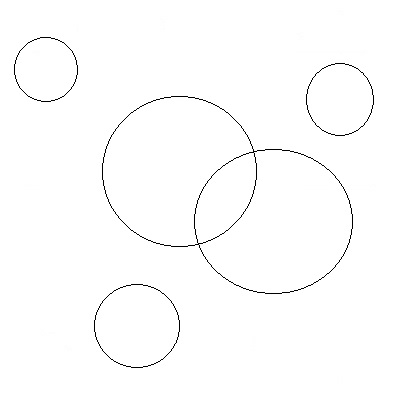
//> input picture TEST_24/circle.jpg, 400 x 400 px
$ ./main   (built with g++ and OpenCV 4)
//> lines starting //> are read from the running program, lines starting //| are printed output that depends on the picture
#include<opencv2/opencv.hpp>
#include<opencv2/highgui.hpp>
#include <iostream>

using namespace cv;
using namespace std;

Mat src,Gauss,dst,gray,cann,img;

vector<Vec3f> circles;

int main()
{
	src=imread("circle.jpg",IMREAD_UNCHANGED);
//> src is the input picture: 400 rows x 400 cols, CV_8UC3; min 0, max 255, mean 252.6
	imshow("src",src);

	cvtColor(src,dst,COLOR_BGR2GRAY);

	GaussianBlur(dst,Gauss,Size(3,3),0);
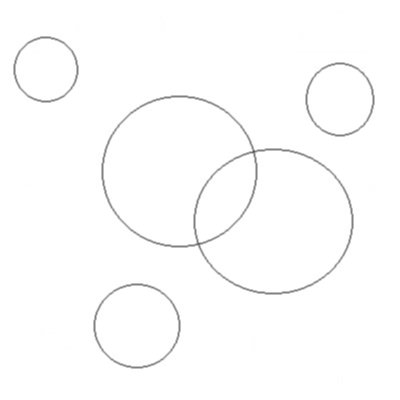
//> Gauss: 400 rows x 400 cols, CV_8UC1; min 80, max 255, mean 252.6

	imshow("cann",Gauss);

	HoughCircles(Gauss,circles,HOUGH_GRADIENT,1,30,100,30,30,100);
//> circles = 5 circles (x, y, radius): [181.5, 170.5, 75.4], [273.5, 216.5, 78], [136.5, 325.5, 43.6], [45.5, 68.5, 32.4], [341.5, 98.5, 34.4]

	cout<<circles.size()<<endl;
//| 5

	for(size_t i=0;i<circles.size();i++)
	{
		Vec3f num = circles[i];
		circle(dst,Point(num[0],num[1]),num[2],Scalar(0,0,255),3,LINE_AA);
		//cout<<num[0]<<","<<num[1]<<","<<num[2]<<endl;
	}
//> this loop made 5 passes
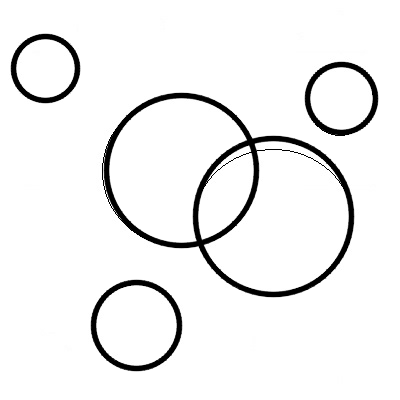
//> dst: 400 rows x 400 cols, CV_8UC1; min 0, max 255, mean 240.4
	imshow("dst",dst);

	waitKey(0);
	return 0;
}
